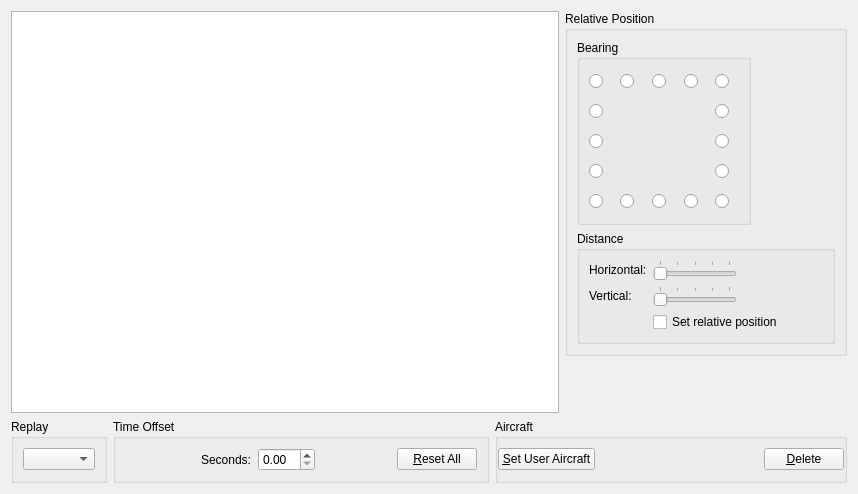
<?xml version="1.0" encoding="UTF-8"?>
<ui version="4.0">
 <class>FormationWidget</class>
 <widget class="QWidget" name="FormationWidget">
  <property name="geometry">
   <rect>
    <x>0</x>
    <y>0</y>
    <width>858</width>
    <height>494</height>
   </rect>
  </property>
  <property name="windowTitle">
   <string>Form</string>
  </property>
  <layout class="QVBoxLayout" name="verticalLayout_3">
   <item>
    <layout class="QHBoxLayout" name="horizontalLayout_12">
     <item>
      <widget class="QTableWidget" name="aircraftTableWidget"/>
     </item>
     <item>
      <layout class="QVBoxLayout" name="verticalLayout_2">
       <item>
        <widget class="QGroupBox" name="relativePositionGroupBox">
         <property name="sizePolicy">
          <sizepolicy hsizetype="Minimum" vsizetype="Preferred">
           <horstretch>0</horstretch>
           <verstretch>0</verstretch>
          </sizepolicy>
         </property>
         <property name="title">
          <string>Relative Position</string>
         </property>
         <layout class="QVBoxLayout" name="verticalLayout">
          <property name="sizeConstraint">
           <enum>QLayout::SetFixedSize</enum>
          </property>
          <item>
           <widget class="QGroupBox" name="bearingGroupBox">
            <property name="sizePolicy">
             <sizepolicy hsizetype="Preferred" vsizetype="Fixed">
              <horstretch>0</horstretch>
              <verstretch>0</verstretch>
             </sizepolicy>
            </property>
            <property name="title">
             <string>Bearing</string>
            </property>
            <layout class="QHBoxLayout" name="horizontalLayout_9">
             <property name="sizeConstraint">
              <enum>QLayout::SetFixedSize</enum>
             </property>
             <item>
              <spacer name="horizontalSpacer_5">
               <property name="orientation">
                <enum>Qt::Horizontal</enum>
               </property>
               <property name="sizeHint" stdset="0">
                <size>
                 <width>0</width>
                 <height>20</height>
                </size>
               </property>
              </spacer>
             </item>
             <item>
              <layout class="QGridLayout" name="relativePositionsGridLayout">
               <property name="sizeConstraint">
                <enum>QLayout::SetFixedSize</enum>
               </property>
               <item row="0" column="0">
                <widget class="QRadioButton" name="nwPositionRadioButton">
                 <property name="sizePolicy">
                  <sizepolicy hsizetype="Fixed" vsizetype="Fixed">
                   <horstretch>0</horstretch>
                   <verstretch>0</verstretch>
                  </sizepolicy>
                 </property>
                 <property name="minimumSize">
                  <size>
                   <width>24</width>
                   <height>24</height>
                  </size>
                 </property>
                 <property name="text">
                  <string/>
                 </property>
                </widget>
               </item>
               <item row="0" column="1">
                <layout class="QHBoxLayout" name="horizontalLayout_5">
                 <item>
                  <spacer name="horizontalSpacer_7">
                   <property name="orientation">
                    <enum>Qt::Horizontal</enum>
                   </property>
                   <property name="sizeHint" stdset="0">
                    <size>
                     <width>1</width>
                     <height>1</height>
                    </size>
                   </property>
                  </spacer>
                 </item>
                 <item>
                  <widget class="QRadioButton" name="nnwPositionRadioButton">
                   <property name="sizePolicy">
                    <sizepolicy hsizetype="Fixed" vsizetype="Fixed">
                     <horstretch>0</horstretch>
                     <verstretch>0</verstretch>
                    </sizepolicy>
                   </property>
                   <property name="minimumSize">
                    <size>
                     <width>24</width>
                     <height>24</height>
                    </size>
                   </property>
                   <property name="text">
                    <string/>
                   </property>
                  </widget>
                 </item>
                 <item>
                  <spacer name="horizontalSpacer_8">
                   <property name="orientation">
                    <enum>Qt::Horizontal</enum>
                   </property>
                   <property name="sizeHint" stdset="0">
                    <size>
                     <width>1</width>
                     <height>1</height>
                    </size>
                   </property>
                  </spacer>
                 </item>
                </layout>
               </item>
               <item row="0" column="2">
                <layout class="QHBoxLayout" name="horizontalLayout">
                 <item>
                  <spacer name="horizontalSpacer">
                   <property name="orientation">
                    <enum>Qt::Horizontal</enum>
                   </property>
                   <property name="sizeHint" stdset="0">
                    <size>
                     <width>1</width>
                     <height>1</height>
                    </size>
                   </property>
                  </spacer>
                 </item>
                 <item>
                  <widget class="QRadioButton" name="nPositionRadioButton">
                   <property name="sizePolicy">
                    <sizepolicy hsizetype="Fixed" vsizetype="Fixed">
                     <horstretch>0</horstretch>
                     <verstretch>0</verstretch>
                    </sizepolicy>
                   </property>
                   <property name="minimumSize">
                    <size>
                     <width>24</width>
                     <height>24</height>
                    </size>
                   </property>
                   <property name="text">
                    <string/>
                   </property>
                  </widget>
                 </item>
                 <item>
                  <spacer name="horizontalSpacer_2">
                   <property name="orientation">
                    <enum>Qt::Horizontal</enum>
                   </property>
                   <property name="sizeHint" stdset="0">
                    <size>
                     <width>1</width>
                     <height>1</height>
                    </size>
                   </property>
                  </spacer>
                 </item>
                </layout>
               </item>
               <item row="0" column="3">
                <layout class="QHBoxLayout" name="horizontalLayout_6">
                 <item>
                  <spacer name="horizontalSpacer_9">
                   <property name="orientation">
                    <enum>Qt::Horizontal</enum>
                   </property>
                   <property name="sizeHint" stdset="0">
                    <size>
                     <width>1</width>
                     <height>1</height>
                    </size>
                   </property>
                  </spacer>
                 </item>
                 <item>
                  <widget class="QRadioButton" name="nnePositionRadioButton">
                   <property name="sizePolicy">
                    <sizepolicy hsizetype="Fixed" vsizetype="Fixed">
                     <horstretch>0</horstretch>
                     <verstretch>0</verstretch>
                    </sizepolicy>
                   </property>
                   <property name="minimumSize">
                    <size>
                     <width>24</width>
                     <height>24</height>
                    </size>
                   </property>
                   <property name="text">
                    <string/>
                   </property>
                  </widget>
                 </item>
                 <item>
                  <spacer name="horizontalSpacer_10">
                   <property name="orientation">
                    <enum>Qt::Horizontal</enum>
                   </property>
                   <property name="sizeHint" stdset="0">
                    <size>
                     <width>1</width>
                     <height>1</height>
                    </size>
                   </property>
                  </spacer>
                 </item>
                </layout>
               </item>
               <item row="0" column="4">
                <widget class="QRadioButton" name="nePositionRadioButton">
                 <property name="sizePolicy">
                  <sizepolicy hsizetype="Fixed" vsizetype="Fixed">
                   <horstretch>0</horstretch>
                   <verstretch>0</verstretch>
                  </sizepolicy>
                 </property>
                 <property name="minimumSize">
                  <size>
                   <width>24</width>
                   <height>24</height>
                  </size>
                 </property>
                 <property name="text">
                  <string/>
                 </property>
                </widget>
               </item>
               <item row="1" column="0">
                <widget class="QRadioButton" name="wnwPositionRadioButton">
                 <property name="sizePolicy">
                  <sizepolicy hsizetype="Fixed" vsizetype="Fixed">
                   <horstretch>0</horstretch>
                   <verstretch>0</verstretch>
                  </sizepolicy>
                 </property>
                 <property name="minimumSize">
                  <size>
                   <width>24</width>
                   <height>24</height>
                  </size>
                 </property>
                 <property name="text">
                  <string/>
                 </property>
                </widget>
               </item>
               <item row="1" column="1">
                <spacer name="horizontalSpacer_15">
                 <property name="orientation">
                  <enum>Qt::Horizontal</enum>
                 </property>
                 <property name="sizeHint" stdset="0">
                  <size>
                   <width>1</width>
                   <height>1</height>
                  </size>
                 </property>
                </spacer>
               </item>
               <item row="1" column="2">
                <spacer name="horizontalSpacer_16">
                 <property name="orientation">
                  <enum>Qt::Horizontal</enum>
                 </property>
                 <property name="sizeHint" stdset="0">
                  <size>
                   <width>1</width>
                   <height>1</height>
                  </size>
                 </property>
                </spacer>
               </item>
               <item row="1" column="3">
                <spacer name="horizontalSpacer_17">
                 <property name="orientation">
                  <enum>Qt::Horizontal</enum>
                 </property>
                 <property name="sizeHint" stdset="0">
                  <size>
                   <width>1</width>
                   <height>1</height>
                  </size>
                 </property>
                </spacer>
               </item>
               <item row="1" column="4">
                <widget class="QRadioButton" name="enePositionRadioButton">
                 <property name="sizePolicy">
                  <sizepolicy hsizetype="Fixed" vsizetype="Fixed">
                   <horstretch>0</horstretch>
                   <verstretch>0</verstretch>
                  </sizepolicy>
                 </property>
                 <property name="minimumSize">
                  <size>
                   <width>24</width>
                   <height>24</height>
                  </size>
                 </property>
                 <property name="text">
                  <string/>
                 </property>
                </widget>
               </item>
               <item row="2" column="0">
                <widget class="QRadioButton" name="wPositionRadioButton">
                 <property name="sizePolicy">
                  <sizepolicy hsizetype="Fixed" vsizetype="Fixed">
                   <horstretch>0</horstretch>
                   <verstretch>0</verstretch>
                  </sizepolicy>
                 </property>
                 <property name="minimumSize">
                  <size>
                   <width>24</width>
                   <height>24</height>
                  </size>
                 </property>
                 <property name="text">
                  <string/>
                 </property>
                </widget>
               </item>
               <item row="2" column="1">
                <spacer name="horizontalSpacer_18">
                 <property name="orientation">
                  <enum>Qt::Horizontal</enum>
                 </property>
                 <property name="sizeHint" stdset="0">
                  <size>
                   <width>1</width>
                   <height>1</height>
                  </size>
                 </property>
                </spacer>
               </item>
               <item row="2" column="2">
                <widget class="QLabel" name="referenceAircraftLabel">
                 <property name="sizePolicy">
                  <sizepolicy hsizetype="Preferred" vsizetype="Preferred">
                   <horstretch>0</horstretch>
                   <verstretch>0</verstretch>
                  </sizepolicy>
                 </property>
                 <property name="minimumSize">
                  <size>
                   <width>16</width>
                   <height>16</height>
                  </size>
                 </property>
                 <property name="toolTip">
                  <string>Reference aircraft (current user aircraft).</string>
                 </property>
                 <property name="text">
                  <string/>
                 </property>
                 <property name="alignment">
                  <set>Qt::AlignCenter</set>
                 </property>
                </widget>
               </item>
               <item row="2" column="3">
                <spacer name="horizontalSpacer_19">
                 <property name="orientation">
                  <enum>Qt::Horizontal</enum>
                 </property>
                 <property name="sizeHint" stdset="0">
                  <size>
                   <width>1</width>
                   <height>1</height>
                  </size>
                 </property>
                </spacer>
               </item>
               <item row="2" column="4">
                <widget class="QRadioButton" name="ePositionRadioButton">
                 <property name="sizePolicy">
                  <sizepolicy hsizetype="Fixed" vsizetype="Fixed">
                   <horstretch>0</horstretch>
                   <verstretch>0</verstretch>
                  </sizepolicy>
                 </property>
                 <property name="minimumSize">
                  <size>
                   <width>24</width>
                   <height>24</height>
                  </size>
                 </property>
                 <property name="text">
                  <string/>
                 </property>
                </widget>
               </item>
               <item row="3" column="0">
                <widget class="QRadioButton" name="wswPositionRadioButton">
                 <property name="sizePolicy">
                  <sizepolicy hsizetype="Fixed" vsizetype="Fixed">
                   <horstretch>0</horstretch>
                   <verstretch>0</verstretch>
                  </sizepolicy>
                 </property>
                 <property name="minimumSize">
                  <size>
                   <width>24</width>
                   <height>24</height>
                  </size>
                 </property>
                 <property name="text">
                  <string/>
                 </property>
                </widget>
               </item>
               <item row="3" column="1">
                <spacer name="horizontalSpacer_20">
                 <property name="orientation">
                  <enum>Qt::Horizontal</enum>
                 </property>
                 <property name="sizeHint" stdset="0">
                  <size>
                   <width>1</width>
                   <height>1</height>
                  </size>
                 </property>
                </spacer>
               </item>
               <item row="3" column="2">
                <spacer name="horizontalSpacer_21">
                 <property name="orientation">
                  <enum>Qt::Horizontal</enum>
                 </property>
                 <property name="sizeHint" stdset="0">
                  <size>
                   <width>1</width>
                   <height>1</height>
                  </size>
                 </property>
                </spacer>
               </item>
               <item row="3" column="3">
                <spacer name="horizontalSpacer_22">
                 <property name="orientation">
                  <enum>Qt::Horizontal</enum>
                 </property>
                 <property name="sizeHint" stdset="0">
                  <size>
                   <width>1</width>
                   <height>1</height>
                  </size>
                 </property>
                </spacer>
               </item>
               <item row="3" column="4">
                <widget class="QRadioButton" name="esePositionRadioButton">
                 <property name="sizePolicy">
                  <sizepolicy hsizetype="Fixed" vsizetype="Fixed">
                   <horstretch>0</horstretch>
                   <verstretch>0</verstretch>
                  </sizepolicy>
                 </property>
                 <property name="minimumSize">
                  <size>
                   <width>24</width>
                   <height>24</height>
                  </size>
                 </property>
                 <property name="text">
                  <string/>
                 </property>
                </widget>
               </item>
               <item row="4" column="0">
                <widget class="QRadioButton" name="swPositionRadioButton">
                 <property name="sizePolicy">
                  <sizepolicy hsizetype="Fixed" vsizetype="Fixed">
                   <horstretch>0</horstretch>
                   <verstretch>0</verstretch>
                  </sizepolicy>
                 </property>
                 <property name="minimumSize">
                  <size>
                   <width>24</width>
                   <height>24</height>
                  </size>
                 </property>
                 <property name="text">
                  <string/>
                 </property>
                </widget>
               </item>
               <item row="4" column="1">
                <layout class="QHBoxLayout" name="horizontalLayout_7">
                 <item>
                  <spacer name="horizontalSpacer_11">
                   <property name="orientation">
                    <enum>Qt::Horizontal</enum>
                   </property>
                   <property name="sizeHint" stdset="0">
                    <size>
                     <width>1</width>
                     <height>1</height>
                    </size>
                   </property>
                  </spacer>
                 </item>
                 <item>
                  <widget class="QRadioButton" name="sswPositionRadioButton">
                   <property name="sizePolicy">
                    <sizepolicy hsizetype="Fixed" vsizetype="Fixed">
                     <horstretch>0</horstretch>
                     <verstretch>0</verstretch>
                    </sizepolicy>
                   </property>
                   <property name="minimumSize">
                    <size>
                     <width>24</width>
                     <height>24</height>
                    </size>
                   </property>
                   <property name="text">
                    <string/>
                   </property>
                  </widget>
                 </item>
                 <item>
                  <spacer name="horizontalSpacer_12">
                   <property name="orientation">
                    <enum>Qt::Horizontal</enum>
                   </property>
                   <property name="sizeHint" stdset="0">
                    <size>
                     <width>1</width>
                     <height>1</height>
                    </size>
                   </property>
                  </spacer>
                 </item>
                </layout>
               </item>
               <item row="4" column="2">
                <layout class="QHBoxLayout" name="horizontalLayout_2">
                 <item>
                  <spacer name="horizontalSpacer_3">
                   <property name="orientation">
                    <enum>Qt::Horizontal</enum>
                   </property>
                   <property name="sizeHint" stdset="0">
                    <size>
                     <width>1</width>
                     <height>1</height>
                    </size>
                   </property>
                  </spacer>
                 </item>
                 <item>
                  <widget class="QRadioButton" name="sPositionRadioButton">
                   <property name="sizePolicy">
                    <sizepolicy hsizetype="Fixed" vsizetype="Fixed">
                     <horstretch>0</horstretch>
                     <verstretch>0</verstretch>
                    </sizepolicy>
                   </property>
                   <property name="minimumSize">
                    <size>
                     <width>24</width>
                     <height>24</height>
                    </size>
                   </property>
                   <property name="text">
                    <string/>
                   </property>
                  </widget>
                 </item>
                 <item>
                  <spacer name="horizontalSpacer_4">
                   <property name="orientation">
                    <enum>Qt::Horizontal</enum>
                   </property>
                   <property name="sizeHint" stdset="0">
                    <size>
                     <width>1</width>
                     <height>1</height>
                    </size>
                   </property>
                  </spacer>
                 </item>
                </layout>
               </item>
               <item row="4" column="3">
                <layout class="QHBoxLayout" name="horizontalLayout_8">
                 <item>
                  <spacer name="horizontalSpacer_13">
                   <property name="orientation">
                    <enum>Qt::Horizontal</enum>
                   </property>
                   <property name="sizeHint" stdset="0">
                    <size>
                     <width>1</width>
                     <height>1</height>
                    </size>
                   </property>
                  </spacer>
                 </item>
                 <item>
                  <widget class="QRadioButton" name="ssePositionRadioButton">
                   <property name="sizePolicy">
                    <sizepolicy hsizetype="Fixed" vsizetype="Fixed">
                     <horstretch>0</horstretch>
                     <verstretch>0</verstretch>
                    </sizepolicy>
                   </property>
                   <property name="minimumSize">
                    <size>
                     <width>24</width>
                     <height>24</height>
                    </size>
                   </property>
                   <property name="text">
                    <string/>
                   </property>
                  </widget>
                 </item>
                 <item>
                  <spacer name="horizontalSpacer_14">
                   <property name="orientation">
                    <enum>Qt::Horizontal</enum>
                   </property>
                   <property name="sizeHint" stdset="0">
                    <size>
                     <width>1</width>
                     <height>1</height>
                    </size>
                   </property>
                  </spacer>
                 </item>
                </layout>
               </item>
               <item row="4" column="4">
                <widget class="QRadioButton" name="sePositionRadioButton">
                 <property name="sizePolicy">
                  <sizepolicy hsizetype="Fixed" vsizetype="Fixed">
                   <horstretch>0</horstretch>
                   <verstretch>0</verstretch>
                  </sizepolicy>
                 </property>
                 <property name="minimumSize">
                  <size>
                   <width>24</width>
                   <height>24</height>
                  </size>
                 </property>
                 <property name="text">
                  <string/>
                 </property>
                </widget>
               </item>
              </layout>
             </item>
             <item>
              <spacer name="horizontalSpacer_6">
               <property name="orientation">
                <enum>Qt::Horizontal</enum>
               </property>
               <property name="sizeHint" stdset="0">
                <size>
                 <width>0</width>
                 <height>20</height>
                </size>
               </property>
              </spacer>
             </item>
            </layout>
           </widget>
          </item>
          <item>
           <widget class="QGroupBox" name="groupBox_6">
            <property name="sizePolicy">
             <sizepolicy hsizetype="Minimum" vsizetype="Preferred">
              <horstretch>0</horstretch>
              <verstretch>0</verstretch>
             </sizepolicy>
            </property>
            <property name="title">
             <string>Distance</string>
            </property>
            <layout class="QFormLayout" name="formLayout">
             <item row="0" column="0">
              <widget class="QLabel" name="label_3">
               <property name="text">
                <string>Horizontal:</string>
               </property>
              </widget>
             </item>
             <item row="0" column="1">
              <layout class="QHBoxLayout" name="horizontalLayout_3">
               <item>
                <widget class="QSlider" name="horizontalDistanceSlider">
                 <property name="minimumSize">
                  <size>
                   <width>80</width>
                   <height>0</height>
                  </size>
                 </property>
                 <property name="toolTip">
                  <string>The horizontal distance, calculated in multiples of the wingspan of the current user aircraft.</string>
                 </property>
                 <property name="maximum">
                  <number>4</number>
                 </property>
                 <property name="pageStep">
                  <number>1</number>
                 </property>
                 <property name="orientation">
                  <enum>Qt::Horizontal</enum>
                 </property>
                 <property name="tickPosition">
                  <enum>QSlider::TicksAbove</enum>
                 </property>
                </widget>
               </item>
               <item>
                <widget class="QLabel" name="horizontalDistanceTextLabel">
                 <property name="minimumSize">
                  <size>
                   <width>80</width>
                   <height>0</height>
                  </size>
                 </property>
                 <property name="text">
                  <string/>
                 </property>
                </widget>
               </item>
              </layout>
             </item>
             <item row="1" column="0">
              <widget class="QLabel" name="label_2">
               <property name="text">
                <string>Vertical:</string>
               </property>
              </widget>
             </item>
             <item row="1" column="1">
              <layout class="QHBoxLayout" name="horizontalLayout_4">
               <item>
                <widget class="QSlider" name="verticalDistanceSlider">
                 <property name="minimumSize">
                  <size>
                   <width>80</width>
                   <height>0</height>
                  </size>
                 </property>
                 <property name="toolTip">
                  <string>The vertical distance, calculated in multiples of the wingspan of the current user aircraft.</string>
                 </property>
                 <property name="maximum">
                  <number>4</number>
                 </property>
                 <property name="pageStep">
                  <number>1</number>
                 </property>
                 <property name="orientation">
                  <enum>Qt::Horizontal</enum>
                 </property>
                 <property name="tickPosition">
                  <enum>QSlider::TicksAbove</enum>
                 </property>
                </widget>
               </item>
               <item>
                <widget class="QLabel" name="verticalDistanceTextLabel">
                 <property name="minimumSize">
                  <size>
                   <width>80</width>
                   <height>0</height>
                  </size>
                 </property>
                 <property name="text">
                  <string/>
                 </property>
                </widget>
               </item>
              </layout>
             </item>
             <item row="2" column="1">
              <widget class="QCheckBox" name="relativePositionCheckBox">
               <property name="toolTip">
                <string>When enabled then the user aircraft is placed in relation to the current reference aircraft in the formation.</string>
               </property>
               <property name="text">
                <string>Set relative position</string>
               </property>
              </widget>
             </item>
            </layout>
           </widget>
          </item>
         </layout>
        </widget>
       </item>
       <item>
        <spacer name="verticalSpacer">
         <property name="orientation">
          <enum>Qt::Vertical</enum>
         </property>
         <property name="sizeHint" stdset="0">
          <size>
           <width>1</width>
           <height>1</height>
          </size>
         </property>
        </spacer>
       </item>
      </layout>
     </item>
    </layout>
   </item>
   <item>
    <layout class="QHBoxLayout" name="horizontalLayout_14">
     <item>
      <widget class="QGroupBox" name="groupBox_3">
       <property name="sizePolicy">
        <sizepolicy hsizetype="Preferred" vsizetype="Preferred">
         <horstretch>0</horstretch>
         <verstretch>0</verstretch>
        </sizepolicy>
       </property>
       <property name="title">
        <string>Replay</string>
       </property>
       <layout class="QHBoxLayout" name="horizontalLayout_11">
        <item>
         <widget class="QComboBox" name="replayModeComboBox">
          <property name="sizePolicy">
           <sizepolicy hsizetype="Preferred" vsizetype="Fixed">
            <horstretch>0</horstretch>
            <verstretch>0</verstretch>
           </sizepolicy>
          </property>
         </widget>
        </item>
       </layout>
      </widget>
     </item>
     <item>
      <widget class="QGroupBox" name="timeOffsetGroupBox">
       <property name="sizePolicy">
        <sizepolicy hsizetype="Preferred" vsizetype="Preferred">
         <horstretch>0</horstretch>
         <verstretch>0</verstretch>
        </sizepolicy>
       </property>
       <property name="title">
        <string>Time Offset</string>
       </property>
       <layout class="QHBoxLayout" name="horizontalLayout_13">
        <item>
         <layout class="QHBoxLayout" name="horizontalLayout_10">
          <property name="sizeConstraint">
           <enum>QLayout::SetMinimumSize</enum>
          </property>
          <item>
           <widget class="ActiveButton" name="fastBackwardOffsetPushButton">
            <property name="maximumSize">
             <size>
              <width>32</width>
              <height>16777215</height>
             </size>
            </property>
            <property name="toolTip">
             <string>Decrease the time offset by 1 second.</string>
            </property>
            <property name="text">
             <string/>
            </property>
            <property name="icon">
             <iconset resource="../res/FormationPlugin.qrc">
              <normaloff>:/img/icons/fast-backward-offset-normal.png</normaloff>
              <activeoff>:/img/icons/fast-backward-offset-active.png</activeoff>:/img/icons/fast-backward-offset-normal.png</iconset>
            </property>
            <property name="autoRepeat">
             <bool>true</bool>
            </property>
            <property name="flat">
             <bool>true</bool>
            </property>
           </widget>
          </item>
          <item>
           <widget class="ActiveButton" name="backwardOffsetPushButton">
            <property name="maximumSize">
             <size>
              <width>32</width>
              <height>16777215</height>
             </size>
            </property>
            <property name="toolTip">
             <string>Decrease the time offset by 0.1 second.</string>
            </property>
            <property name="text">
             <string/>
            </property>
            <property name="icon">
             <iconset resource="../res/FormationPlugin.qrc">
              <normaloff>:/img/icons/backward-offset-normal.png</normaloff>
              <activeoff>:/img/icons/backward-offset-active.png</activeoff>:/img/icons/backward-offset-normal.png</iconset>
            </property>
            <property name="autoRepeat">
             <bool>true</bool>
            </property>
            <property name="flat">
             <bool>true</bool>
            </property>
           </widget>
          </item>
          <item>
           <widget class="QLabel" name="label_4">
            <property name="text">
             <string>Seconds:</string>
            </property>
           </widget>
          </item>
          <item>
           <widget class="QDoubleSpinBox" name="timeOffsetSpinBox"/>
          </item>
          <item>
           <widget class="ActiveButton" name="forwardOffsetPushButton">
            <property name="maximumSize">
             <size>
              <width>32</width>
              <height>16777215</height>
             </size>
            </property>
            <property name="toolTip">
             <string>Increase the time offset by 0.1 second.</string>
            </property>
            <property name="text">
             <string/>
            </property>
            <property name="icon">
             <iconset resource="../res/FormationPlugin.qrc">
              <normaloff>:/img/icons/forward-offset-normal.png</normaloff>
              <activeoff>:/img/icons/forward-offset-active.png</activeoff>:/img/icons/forward-offset-normal.png</iconset>
            </property>
            <property name="autoRepeat">
             <bool>true</bool>
            </property>
            <property name="flat">
             <bool>true</bool>
            </property>
           </widget>
          </item>
          <item>
           <widget class="ActiveButton" name="fastForwardOffsetPushButton">
            <property name="maximumSize">
             <size>
              <width>32</width>
              <height>16777215</height>
             </size>
            </property>
            <property name="toolTip">
             <string>ncrease the time offset by 1 second.</string>
            </property>
            <property name="text">
             <string/>
            </property>
            <property name="icon">
             <iconset resource="../res/FormationPlugin.qrc">
              <normaloff>:/img/icons/fast-forward-offset-normal.png</normaloff>
              <activeoff>:/img/icons/fast-forward-offset-active.png</activeoff>:/img/icons/fast-forward-offset-normal.png</iconset>
            </property>
            <property name="autoRepeat">
             <bool>true</bool>
            </property>
            <property name="flat">
             <bool>true</bool>
            </property>
           </widget>
          </item>
         </layout>
        </item>
        <item>
         <widget class="QPushButton" name="resetAllTimeOffsetPushButton">
          <property name="toolTip">
           <string>Reset the time offsets of all formation aircraft.</string>
          </property>
          <property name="text">
           <string>&amp;Reset All</string>
          </property>
         </widget>
        </item>
       </layout>
      </widget>
     </item>
     <item>
      <widget class="QGroupBox" name="groupBox_4">
       <property name="sizePolicy">
        <sizepolicy hsizetype="Expanding" vsizetype="Preferred">
         <horstretch>0</horstretch>
         <verstretch>0</verstretch>
        </sizepolicy>
       </property>
       <property name="title">
        <string>Aircraft</string>
       </property>
       <layout class="QGridLayout" name="gridLayout_2">
        <property name="sizeConstraint">
         <enum>QLayout::SetMinimumSize</enum>
        </property>
        <property name="leftMargin">
         <number>0</number>
        </property>
        <property name="topMargin">
         <number>0</number>
        </property>
        <property name="rightMargin">
         <number>0</number>
        </property>
        <property name="bottomMargin">
         <number>0</number>
        </property>
        <item row="0" column="1">
         <widget class="QPushButton" name="userAircraftPushButton">
          <property name="toolTip">
           <string>The aircraft being followed by the virtual camera in the flight simulator. It can also be changed during replay.</string>
          </property>
          <property name="text">
           <string>&amp;Set User Aircraft</string>
          </property>
          <property name="icon">
           <iconset>
            <normalon>:/img/icons/aircraft-normal.png</normalon>
           </iconset>
          </property>
         </widget>
        </item>
        <item row="0" column="3">
         <widget class="QPushButton" name="deletePushButton">
          <property name="toolTip">
           <string>Permanently deletes the currently selected aircraft from the formation.</string>
          </property>
          <property name="text">
           <string>&amp;Delete</string>
          </property>
         </widget>
        </item>
        <item row="0" column="2">
         <spacer name="horizontalSpacer_24">
          <property name="orientation">
           <enum>Qt::Horizontal</enum>
          </property>
          <property name="sizeHint" stdset="0">
           <size>
            <width>40</width>
            <height>20</height>
           </size>
          </property>
         </spacer>
        </item>
       </layout>
      </widget>
     </item>
    </layout>
   </item>
  </layout>
 </widget>
 <customwidgets>
  <customwidget>
   <class>ActiveButton</class>
   <extends>QPushButton</extends>
   <header location="global">Widget/ActiveButton.h</header>
  </customwidget>
 </customwidgets>
 <resources>
  <include location="../res/FormationPlugin.qrc"/>
 </resources>
 <connections/>
</ui>
